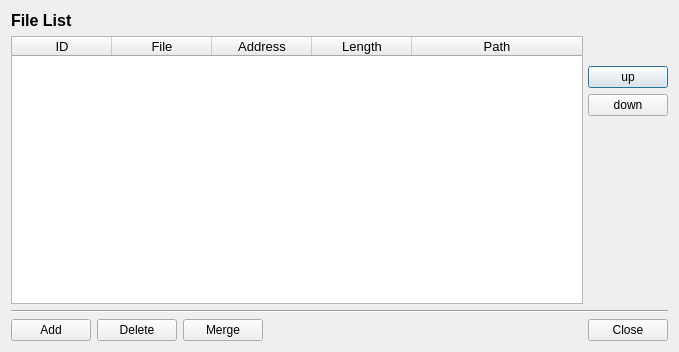
<?xml version="1.0" encoding="UTF-8"?>
<ui version="4.0">
 <class>Dialog</class>
 <widget class="QDialog" name="Dialog">
  <property name="geometry">
   <rect>
    <x>0</x>
    <y>0</y>
    <width>679</width>
    <height>352</height>
   </rect>
  </property>
  <property name="windowTitle">
   <string>Merge File</string>
  </property>
  <property name="windowIcon">
   <iconset resource="resource.qrc">
    <normaloff>:/icon/icon/MM32_Logo.ico</normaloff>:/icon/icon/MM32_Logo.ico</iconset>
  </property>
  <layout class="QGridLayout" name="gridLayout">
   <item row="0" column="0">
    <layout class="QHBoxLayout" name="horizontalLayout">
     <item>
      <layout class="QVBoxLayout" name="verticalLayout_2">
       <property name="spacing">
        <number>6</number>
       </property>
       <property name="bottomMargin">
        <number>0</number>
       </property>
       <item>
        <widget class="QLabel" name="label">
         <property name="font">
          <font>
           <family>Arial</family>
           <pointsize>12</pointsize>
           <weight>75</weight>
           <bold>true</bold>
          </font>
         </property>
         <property name="text">
          <string>File List</string>
         </property>
        </widget>
       </item>
       <item>
        <layout class="QHBoxLayout" name="horizontalLayout_2">
         <property name="spacing">
          <number>5</number>
         </property>
         <property name="leftMargin">
          <number>0</number>
         </property>
         <item>
          <widget class="QTableWidget" name="tableWidget">
           <property name="focusPolicy">
            <enum>Qt::ClickFocus</enum>
           </property>
           <property name="editTriggers">
            <set>QAbstractItemView::NoEditTriggers</set>
           </property>
           <property name="tabKeyNavigation">
            <bool>false</bool>
           </property>
           <property name="showDropIndicator" stdset="0">
            <bool>false</bool>
           </property>
           <property name="dragDropOverwriteMode">
            <bool>false</bool>
           </property>
           <property name="selectionBehavior">
            <enum>QAbstractItemView::SelectRows</enum>
           </property>
           <attribute name="horizontalHeaderCascadingSectionResizes">
            <bool>true</bool>
           </attribute>
           <attribute name="horizontalHeaderHighlightSections">
            <bool>false</bool>
           </attribute>
           <attribute name="horizontalHeaderStretchLastSection">
            <bool>true</bool>
           </attribute>
           <attribute name="verticalHeaderVisible">
            <bool>false</bool>
           </attribute>
           <attribute name="verticalHeaderDefaultSectionSize">
            <number>25</number>
           </attribute>
           <attribute name="verticalHeaderHighlightSections">
            <bool>false</bool>
           </attribute>
           <column>
            <property name="text">
             <string>ID</string>
            </property>
            <property name="font">
             <font>
              <family>Arial</family>
              <pointsize>10</pointsize>
              <weight>50</weight>
              <bold>false</bold>
             </font>
            </property>
            <property name="textAlignment">
             <set>AlignCenter</set>
            </property>
           </column>
           <column>
            <property name="text">
             <string>File</string>
            </property>
            <property name="font">
             <font>
              <family>Arial</family>
              <pointsize>10</pointsize>
              <weight>50</weight>
              <bold>false</bold>
             </font>
            </property>
            <property name="textAlignment">
             <set>AlignCenter</set>
            </property>
           </column>
           <column>
            <property name="text">
             <string>Address</string>
            </property>
            <property name="font">
             <font>
              <family>Arial</family>
              <pointsize>10</pointsize>
              <weight>50</weight>
              <bold>false</bold>
             </font>
            </property>
            <property name="textAlignment">
             <set>AlignCenter</set>
            </property>
           </column>
           <column>
            <property name="text">
             <string>Length</string>
            </property>
            <property name="font">
             <font>
              <family>Arial</family>
              <pointsize>10</pointsize>
              <weight>50</weight>
              <bold>false</bold>
             </font>
            </property>
            <property name="textAlignment">
             <set>AlignCenter</set>
            </property>
           </column>
           <column>
            <property name="text">
             <string>Path</string>
            </property>
            <property name="font">
             <font>
              <family>Arial</family>
              <pointsize>10</pointsize>
              <weight>50</weight>
              <bold>false</bold>
             </font>
            </property>
            <property name="textAlignment">
             <set>AlignCenter</set>
            </property>
           </column>
          </widget>
         </item>
         <item>
          <layout class="QVBoxLayout" name="verticalLayout_3" stretch="2,1,1,6">
           <property name="spacing">
            <number>6</number>
           </property>
           <property name="leftMargin">
            <number>0</number>
           </property>
           <property name="topMargin">
            <number>0</number>
           </property>
           <property name="rightMargin">
            <number>0</number>
           </property>
           <property name="bottomMargin">
            <number>100</number>
           </property>
           <item>
            <spacer name="verticalSpacer_2">
             <property name="orientation">
              <enum>Qt::Vertical</enum>
             </property>
             <property name="sizeHint" stdset="0">
              <size>
               <width>10</width>
               <height>20</height>
              </size>
             </property>
            </spacer>
           </item>
           <item>
            <widget class="QPushButton" name="upBtn">
             <property name="text">
              <string>up</string>
             </property>
            </widget>
           </item>
           <item>
            <widget class="QPushButton" name="downBtn">
             <property name="text">
              <string>down</string>
             </property>
            </widget>
           </item>
           <item>
            <spacer name="verticalSpacer">
             <property name="orientation">
              <enum>Qt::Vertical</enum>
             </property>
             <property name="sizeHint" stdset="0">
              <size>
               <width>20</width>
               <height>40</height>
              </size>
             </property>
            </spacer>
           </item>
          </layout>
         </item>
        </layout>
       </item>
       <item>
        <widget class="Line" name="line">
         <property name="orientation">
          <enum>Qt::Horizontal</enum>
         </property>
        </widget>
       </item>
       <item>
        <layout class="QHBoxLayout" name="horizontalLayout_3" stretch="0,0,0,0,0">
         <item>
          <widget class="QPushButton" name="addBtn">
           <property name="text">
            <string>Add</string>
           </property>
          </widget>
         </item>
         <item>
          <widget class="QPushButton" name="deleteBtn">
           <property name="text">
            <string>Delete</string>
           </property>
          </widget>
         </item>
         <item>
          <widget class="QPushButton" name="mergeBtn">
           <property name="text">
            <string>Merge</string>
           </property>
          </widget>
         </item>
         <item>
          <spacer name="horizontalSpacer">
           <property name="orientation">
            <enum>Qt::Horizontal</enum>
           </property>
           <property name="sizeHint" stdset="0">
            <size>
             <width>40</width>
             <height>20</height>
            </size>
           </property>
          </spacer>
         </item>
         <item>
          <widget class="QPushButton" name="closeBtn">
           <property name="text">
            <string>Close</string>
           </property>
          </widget>
         </item>
        </layout>
       </item>
      </layout>
     </item>
    </layout>
   </item>
  </layout>
 </widget>
 <resources>
  <include location="resource.qrc"/>
 </resources>
 <connections/>
</ui>
